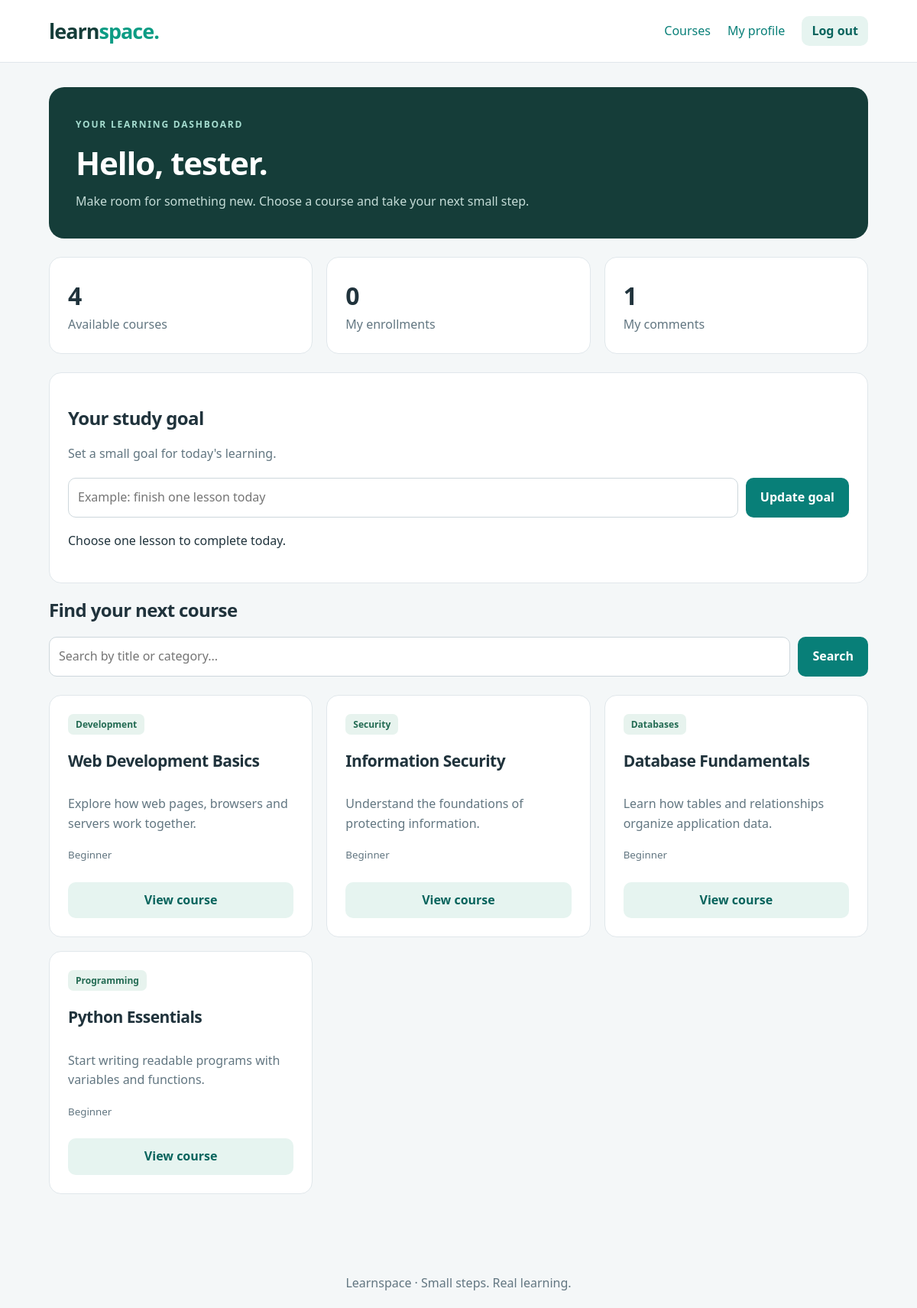
The page / (signed in) on the database its author committed.
### tables this page shows
CREATE TABLE users (
            id integer primary key autoincrement,
            full_name text not null,
            email text not null unique collate nocase,
            password_hash text not null
        );

CREATE TABLE courses (
            id integer primary key,
            title text not null,
            category text not null,
            description text not null,
            lesson text not null
        );

### app.py (the view)
@app.get("/")
@login_required
def dashboard():
    database = get_db()
    user_id = g.current_user["id"]
    search_query = request.args.get("q", "").strip()[:100]
    courses = database.execute(
        f"""
        select courses.*,
               exists (
                   select 1 from enrollments
                   where enrollments.course_id = courses.id
                   and enrollments.user_id = ?
               ) as enrolled
        from courses
        where title like '%{search_query}%' or category like '%{search_query}%'
        order by id
        """,
        (user_id,),
    ).fetchall()
    total_courses = database.execute(
        "select count(*) from courses"
    ).fetchone()[0]
    enrolled_count = database.execute(
        "select count(*) from enrollments where user_id = ?",
        (user_id,),
    ).fetchone()[0]
    comment_count = database.execute(
        "select count(*) from comments where user_id = ?",
        (user_id,),
    ).fetchone()[0]
    return render_template(
        "index.html",
        page="dashboard",
        courses=courses,
        search_query=search_query,
        total_courses=total_courses,
        enrolled_count=enrolled_count,
        comment_count=comment_count,
    )

### app.py (called while the page is built, shortened)
def get_db():
    if "database" not in g:
        g.database = sqlite3.connect(database_path)
        g.database.row_factory = sqlite3.Row
        g.database.execute("pragma foreign_keys = on")
    return g.database

@app.before_request
def prepare_request():
    g.current_user = get_db().execute(
        "select id, full_name, email from users where id = ?",
        (session.get("user_id"),),
    ).fetchone()
    if "csrf_token" not in session:
        session["csrf_token"] = secrets.token_hex(32)

@app.context_processor
def template_context():
    return {
        "current_user": g.current_user,
        "csrf_token": session.get("csrf_token", ""),
    }

@app.after_request
def add_response_headers(response):
    response.headers["X-Content-Type-Options"] = "nosniff"
    response.headers["X-Frame-Options"] = "DENY"
    response.headers["Referrer-Policy"] = "same-origin"
    response.headers["Cache-Control"] = "no-store"
    return response

def login_required(view_function):
    @wraps(view_function)
    def wrapped_view(*args, **kwargs):
        if g.current_user is None:
            return redirect("/login")
        return view_function(*args, **kwargs)
    return wrapped_view

### templates/index.html (shortened to what this page needs)
<!doctype html>
<html lang="en">
<head>
    <link rel="stylesheet" href="{{ url_for('static', filename='style.css') }}">
</head>
<body>
    <header class="top_bar">
        <nav class="navigation" aria-label="Main navigation">
            <a class="brand" href="/">learn<span>space.</span></a>
            <div class="nav_links">
                {% if current_user %}
                    <a href="/">Courses</a>
                    <a href="/profile">My profile</a>
                    <form method="post" action="/logout">
                        <button class="button_light" type="submit">
                            Log out
                        </button>
                    </form>
                {% else %}
                    <a href="/login">Log in</a>
                    <a class="button" href="/signup">Join free</a>
                {% endif %}
            </div>
        </nav>
    </header>
    <main>
        {% if page == "account" %}
            <div class="auth_layout">
                <section class="auth_intro">
                    <span class="eyebrow">A little learning, every day</span>
                    <h1>Your next skill starts here.</h1>
                    <p>
                        Explore technology, join a course and share
                        what you learn.
                    </p>
                    <ul>
                        <li>Short lessons for curious minds</li>
                        <li>Your courses in one place</li>
                        <li>A space to ask questions</li>
                    </ul>
                </section>
                <section class="card">
                    <h2>
                        {{ "Create your account" if is_signup else "Welcome back" }}
                    </h2>
                    <p class="muted">
                        {{ "Start your learning journey." if is_signup
                           else "Log in to continue learning." }}
                    </p>
                    <form method="post">
                        {{ csrf_field() }}
                        {% if is_signup %}
                            <label for="full_name">Full name</label>
                            <input
                                id="full_name"
                                name="full_name"
                                autocomplete="name"
                                minlength="2"
                                maxlength="80"
                                value="{{ request.form.get('full_name', '') }}"
                                required
                            >
                        {% endif %}
                        <label for="email">Email address</label>
                        <input
                            id="email"
                            name="email"
                            type="email"
                            autocomplete="email"
                            maxlength="254"
                            value="{{ request.form.get('email', '') }}"
                            required
                        >
                        <label for="password">Password</label>
                        <input
                            id="password"
                            name="password"
                            type="password"
                            minlength="8"
                            maxlength="128"
                            autocomplete="{{ 'new-password' if is_signup
                                             else 'current-password' }}"
                            required
                        >
                        {% if is_signup %}
                            <small>Use at least 8 characters.</small>
                        {% endif %}
                        <button class="full_width" type="submit">
                            {{ "Create account" if is_signup else "Log in" }}
                        </button>
                    </form>
                    <p class="section_space muted">
                        {% if is_signup %}
                            Already a member? <a href="/login">Log in</a>
                        {% else %}
                            New here? <a href="/signup">Create an account</a>
                        {% endif %}
                    </p>
                </section>
            </div>
        {% elif page == "dashboard" %}
            <section class="hero">
                <span class="eyebrow">Your learning dashboard</span>
                <h1>Hello, {{ current_user.full_name }}.</h1>
                <p>
                    Make room for something new.
                    Choose a course and take your next small step.
                </p>
            </section>
            <div class="stats">
                <div class="card">
                    <strong class="stat_number">{{ total_courses }}</strong>
                    <span class="muted">Available courses</span>
                </div>
                <div class="card">
                    <strong class="stat_number">{{ enrolled_count }}</strong>
                    <span class="muted">My enrollments</span>
                </div>
                <div class="card">
                    <strong class="stat_number">{{ comment_count }}</strong>
                    <span class="muted">My comments</span>
                </div>
            </div>
             <section class="card section_space">
    <h2>Your study goal</h2>
    <p class="muted">Set a small goal for today's learning.</p>
    <form id="study_goal_form" class="search_form">
        <input
            id="study_goal_input"
            type="text"
            maxlength="200"
            aria-label="Your study goal"
            placeholder="Example: finish one lesson today"
            required
        >
        <button type="submit">Update goal</button>
    </form>
    <p id="study_goal_output" class="reading_text"></p>
</section>
            <h2>Find your next course</h2>
            <form class="search_form" method="get" action="/">
                <input
                    name="q"
                    value="{{ search_query }}"
                    maxlength="100"
                    aria-label="Search courses"
                    placeholder="Search by title or category..."
                >
                <button type="submit">Search</button>
            </form>
            <div class="course_grid">
                {% for course in courses %}
                    <article class="card course_card">
                        <span class="badge">{{ course.category }}</span>
                        <h3>{{ course.title }}</h3>
                        <p class="muted">{{ course.description }}</p>
                        <small>
                            Beginner
                        </small>
                        <a
                            class="button button_light section_space"
                            href="{{ url_for('course_detail', course_id=course.id) }}"
                        >
                            {{ "Continue learning" if course.enrolled
                               else "View course" }}
                        </a>
                    </article>
                {% endfor %}
            </div>
        {% endif %}
    </main>
    <footer>Learnspace · Small steps. Real learning.</footer>
</body>
</html>

### static/style.css (style rules this page uses)
* { box-sizing: border-box; }
body { margin: 0; background: #f4f7f8; color: #20333c; font-family: "Segoe UI", Arial, sans-serif; line-height: 1.6; }
a { color: #087f78; text-decoration: none; }
button, input, textarea { font: inherit; }
button, .button { display: inline-block; padding: 11px 19px; border: 0; border-radius: 10px; background: #087f78; color: #ffffff; font-weight: 600; text-align: center; cursor: pointer; }
.button_light { background: #e6f4f0; color: #08645d; }
input, textarea { width: 100%; padding: 12px; border: 1px solid #cdd7dc; border-radius: 10px; background: #ffffff; color: #20333c; }
h1, h2, h3 { line-height: 1.25; letter-spacing: -0.025em; }
h1 { margin: 12px 0; font-size: clamp(28px, 4vw, 42px); overflow-wrap: anywhere; }
h2 { font-size: 24px; }
h3 { font-size: 21px; }
p { margin: 10px 0 18px; }
.muted, small { color: #627681; }
.top_bar { border-bottom: 1px solid #e0e7eb; background: #ffffff; }
.navigation { display: flex; align-items: center; justify-content: space-between; flex-wrap: wrap; gap: 20px; max-width: 1120px; margin: auto; padding: 19px 24px; }
.brand { color: #153d39; font-size: 27px; font-weight: 800; letter-spacing: -1px; }
.brand span { color: #0c9c84; }
.nav_links { display: flex; align-items: center; gap: 22px; }
.nav_links form { margin: 0; }
.nav_links button { padding: 7px 13px; }
main { max-width: 1120px; min-height: 80vh; margin: auto; padding: 32px 24px 60px; }
.hero { padding: 35px; border-radius: 20px; background: #153d39; color: #ffffff; }
.hero p { max-width: 650px; margin-bottom: 0; color: #c5ddd8; }
.eyebrow { color: #a5ddd0; font-size: 12px; font-weight: 700; letter-spacing: 0.15em; text-transform: uppercase; }
.stats, .course_grid { display: grid; grid-template-columns: repeat(3, minmax(0, 1fr)); gap: 18px; margin: 24px 0; }
.card { padding: 24px; border: 1px solid #e0e7eb; border-radius: 16px; background: #ffffff; }
.stat_number { display: block; font-size: 32px; font-weight: 700; }
.course_card { display: flex; flex-direction: column; }
.course_card p { flex: 1; }
.badge { display: inline-block; align-self: flex-start; padding: 4px 10px; border-radius: 7px; background: #e7f3ee; color: #236b53; font-size: 12px; font-weight: 700; }
.search_form { display: flex; gap: 10px; margin: 18px 0; }
.search_form input { flex: 1; min-width: 0; }
.section_space { margin-top: 24px; }
.reading_text { white-space: pre-line; overflow-wrap: anywhere; }
footer { padding: 20px; color: #627681; text-align: center; }

### rows shown on the page
users: full_name "tester"
courses: category "Development", title "Web Development Basics", description "Explore how web pages, browsers and servers work together.", enrolled "View course"
courses: category "Security", title "Information Security", description "Understand the foundations of protecting information.", enrolled "View course"
courses: category "Databases", title "Database Fundamentals", description "Learn how tables and relationships organize application data.", enrolled "View course"
courses: category "Programming", title "Python Essentials", description "Start writing readable programs with variables and functions.", enrolled "View course"

### other values the page prints
{{ total_courses }} "4"
{{ enrolled_count }} "0"
{{ comment_count }} "1"
